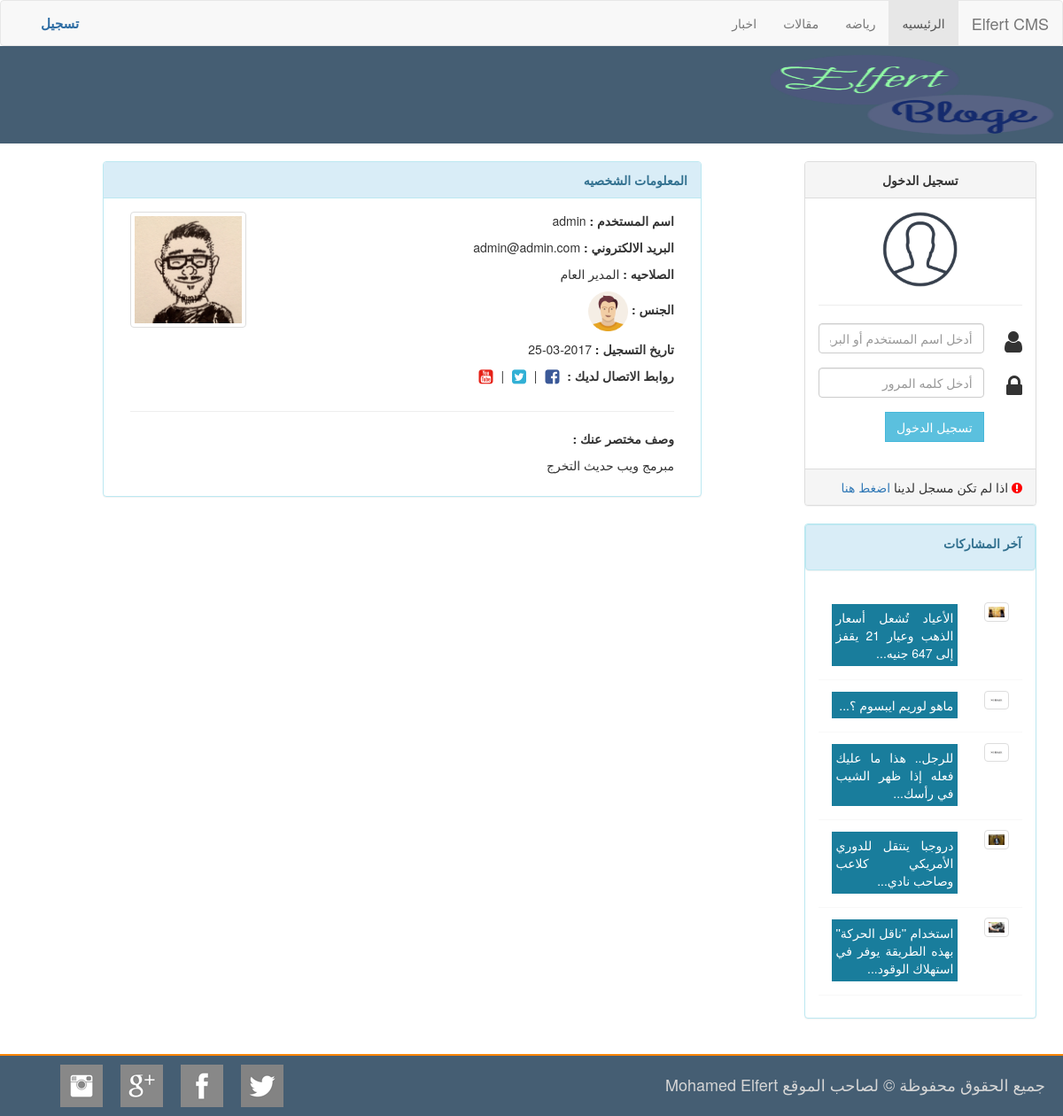
The app's page /profile.php?user=1 with its own data.
### tables this page shows
CREATE TABLE `setting` (
  `setting_id` int(11) NOT NULL,
  `site_name` varchar(255) NOT NULL,
  `site_logo` text NOT NULL,
  `slide` varchar(255) NOT NULL,
  `slide_value` int(11) NOT NULL,
  `section_a` varchar(255) NOT NULL,
  `section_a_value` int(11) NOT NULL,
  `section_b` varchar(255) NOT NULL,
  `section_b_value` int(11) NOT NULL,
  `tab_a` varchar(255) NOT NULL,
  `tab_a_value` int(11) NOT NULL,
  `tab_b` varchar(255) NOT NULL,
  `tab_b_value` int(11) NOT NULL,
  `tab_c` varchar(255) NOT NULL,
  `tab_c_value` int(11) NOT NULL,
  `facebook` text NOT NULL,
  `twitter` text NOT NULL,
  `google` text NOT NULL,
  `instegram` text NOT NULL
);

CREATE TABLE `category` (
  `cat_id` int(11) NOT NULL,
  `cat_name` varchar(255) NOT NULL
);

CREATE TABLE `posts` (
  `post_id` int(11) NOT NULL,
  `title` varchar(255) NOT NULL,
  `post` longtext NOT NULL,
  `post_category` varchar(255) NOT NULL,
  `post_image` varchar(255) NOT NULL,
  `author` varchar(255) NOT NULL,
  `post_status` varchar(255) NOT NULL,
  `post_date` varchar(255) NOT NULL
);

CREATE TABLE `users` (
  `user_id` int(11) NOT NULL,
  `username` varchar(255) NOT NULL,
  `email` varchar(255) NOT NULL,
  `password` varchar(255) NOT NULL,
  `gender` varchar(255) NOT NULL,
  `avatar` varchar(255) NOT NULL,
  `about_user` text NOT NULL,
  `facebook` varchar(255) NOT NULL,
  `twitter` varchar(255) NOT NULL,
  `youtube` varchar(255) NOT NULL,
  `register_date` varchar(255) NOT NULL,
  `role` varchar(255) NOT NULL
);

### profile.php (the view, shortened to what this page needs)
<?php
include_once 'include/header.php';
include_once 'include/sidbar.php';
$id  = (int) $_GET['user'];
$sql   = $conn->query("SELECT * FROM users WHERE user_id = '$id'");
$row   = $sql->fetch(PDO::FETCH_OBJ);
?>
<article class="col-lg-9">
    <div class="col-md-1"></div>
    <div class="col-md-10">
        <div class="panel panel-info">
            <div class="panel-heading"><b>المعلومات الشخصيه</b></div>
            <div class="panel-body">
                <div class="col-md-9">
                    <p><b>اسم المستخدم : </b> <?php echo $row->username; ?> </p>
                    <p><b>البريد الالكتروني : </b> <?php echo $row->email; ?> </p>
                    <p><b>الصلاحيه : </b> <?php if ($row->role == 'admin'){echo 'المدير العام';}elseif($row->role == 'writer'){echo 'كاتب';}else{echo 'عضو';} ?> </p>
                    <p><b>الجنس : </b> <?php if ($row->gender == 'male'){echo '<img src="images/male.png" width="45px">';}else{echo '<img src="images/female.png" width="45px">';} ?> </p>
                    <p><b>تاريخ التسجيل : </b> <?php echo $row->register_date; ?> </p>
                    <p><b>روابط الاتصال لديك : </b>
                        <a href="<?php echo $row->facebook; ?>" target="_blank"> <i class="fa fa-facebook-square fa-lg" style="color: #3B5998;margin: 0 5px;" aria-hidden="true"></i> </a> |
                        <a href="<?php echo $row->twitter; ?>" target="_blank"> <i class="fa fa-twitter-square fa-lg" style="color: #31B0D5;margin: 0 5px;" aria-hidden="true"></i> </a> |
                        <a href="<?php echo $row->youtube; ?>" target="_blank"> <i class="fa fa-youtube-square fa-lg" style="color: #E62117;margin: 0 5px;" aria-hidden="true"></i> </a>
                    </p>
                </div>
                <div class="col-md-3">
                    <img src="<?php echo $row->avatar; ?>" class="img-thumbnail" width="100%">
                </div>
                <div class="col-md-12">
                    <hr>
                    <p><b>وصف مختصر عنك : </b></p>
                    <p><?php echo strip_tags($row->about_user); ?></p>
                </div>
            </div>
        </div>
    </div>
</article>
<?php include_once 'include/footer.php'; ?>

### include/header.php (shortened to what this page needs)
<?php
include_once 'include/connect.php';
include_once 'include/functions.php';
$selcet_setting = $conn->query("SELECT * FROM setting");
$row_setting    = $selcet_setting->fetch(PDO::FETCH_OBJ);
?>
<!DOCTYPE html>
<html lang="ar">
<head>
    <link href="css/bootstrap.min.css" rel="stylesheet">
    <link href="css/bootstrap-rtl.min.css" rel="stylesheet">
    <link href="css/font-awesome.min.css" rel="stylesheet">
    <link href="css/style.css" rel="stylesheet">
</head>
<body>
<nav class="navbar navbar-default">
    <div class="container-fluid">
        <div class="navbar-header">
            <a class="navbar-brand disabled"><?php echo $row_setting->site_name; ?></a>
        </div>
        <div class="collapse navbar-collapse" id="bs-example-navbar-collapse-1">
            <ul class="nav navbar-nav">
                <li class="active"><a href="index.php">الرئيسيه <span class="sr-only">(current)</span></a></li>
                <?php
                $stmnt = $conn->query("SELECT * FROM category");
                while ($row = $stmnt->fetch(PDO::FETCH_OBJ)){
                    echo '<li><a href="category.php?cat='.$row->cat_name.'">'.$row->cat_name.'</a></li>';
                }
                ?>
            </ul>
            <?php
            if (isset($_SESSION['id'])){
            ?>
                    <ul class="nav navbar-nav navbar-left">
                        <li class="dropdown">
                            <a href="#" class="dropdown-toggle" data-toggle="dropdown" role="button" aria-haspopup="true" aria-expanded="false">الاعدادات <span class="caret"></span></a>
                            <ul class="dropdown-menu">
                                <li><a href="#">الصفحه الرئيسيه</a></li>
                                <li role="separator" class="divider"></li>
                                <?php
                                if (@$_SESSION['role'] === 'admin'){
                                    echo '<li><a href="admin_cp/index.php">لوحه التحكم</a></li>';
                                }
                                ?>
                                <li><a href="logout.php?logout">تسجيل الخروج</a></li>
                            </ul>
                        </li>
                    </ul>
            <?php
            }else{
                echo '
                    <ul class="nav navbar-nav navbar-left">
                        <li><a href="register.php" style="color: #2e6da4;font-size: 15px;"><b>تسجيل</b></a></li>
                    </ul>
                ';
            }
            ?>
        </div>
    </div>
</nav>
<section id="logo">
    <img src="<?php echo $row_setting->site_logo; ?>" width="320px" height="90px">
</section>
<section class="container-fluid" style="margin-top: 20px;">

### include/sidbar.php (shortened to what this page needs)
<aside class="col-md-3 col-leg-3 sid_bg">
    <div class="col-md-12">
        <div class="row">
            <div class="panel panel-info">
                <div class="panel panel-heading">
                    <p><b>آخر المشاركات</b></p>
                </div>
                <div class="panel-body">
                    <div class="col-md-12">
                        <div class="row">
                            <div class="tab-content">
                                <div class="tab-pane active" id="tab_default_1">
                                    <?php
                                    $select_tab_a = $conn->query("SELECT * FROM posts WHERE post_status = 'Published' ORDER BY post_id DESC LIMIT 5");
                                    while ($row_tab_a = $select_tab_a->fetch(PDO::FETCH_OBJ)) {
                                        ?>
                                        <div class="bg_tab_topic">
                                            <div class="col-md-3">
                                                <img src="<?php echo $row_tab_a->post_image; ?>" width="100%" class="img-thumbnail"/>
                                            </div>
                                            <div class="col-md-9">
                                                <p class="col-md-12 text-justify" style="margin-top: 3px;background: #197d9c;padding: 5px;">
                                                    <a href="post.php?id=<?php echo $row_tab_a->post_id; ?>" class="a_1"><?php echo substr($row_tab_a->title , 0 , 150); ?>...</a>
                                                </p>
                                            </div>
                                        </div>
                                        <?php
                                    }
                                    ?>
                                </div>
                            </div>
                        </div>
                    </div>
                </div>
            </div>
        </div>
    </div>
</aside>

### css/style.css (style rules this page uses)
.navbar { margin-bottom: 0; }
#logo { background-color: #455E73; padding: 10px; }
.bg_tab_topic { margin-bottom: 10px; padding-bottom: 5px; border-bottom: 1px solid #F8F8F8; }
.a_1 { color: #fff; text-decoration: none; }

### records on screen
setting: site_name "Elfert CMS", site_logo (picture)
category: cat_name "رياضه"
category: cat_name "مقالات"
category: cat_name "اخبار"
posts: post_image (picture), title "الأعياد تُشعل أسعار الذهب وعيار 21 يقفز إلى 647 جنيه"
posts: post_image (placeholder picture), title "ماهو لوريم ايبسوم ؟"
posts: post_image (placeholder picture), title "للرجل.. هذا ما عليك فعله إذا ظهر الشيب في رأسك"
posts: post_image (picture), title "دروجبا ينتقل للدوري الأمريكي كلاعب وصاحب نادي"
posts: post_image (picture), title "استخدام ''ناقل الحركة'' بهذه الطريقة يوفر في استهلاك الوقود"
users: username "admin", email "admin@admin.com", register_date "2017-03-25", avatar (picture), about_user "مبرمج ويب حديث التخرج"
